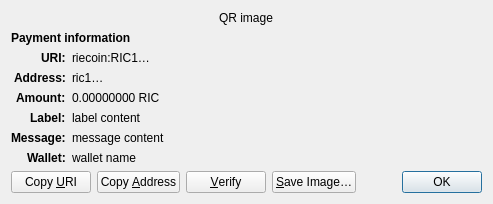
<?xml version="1.0" encoding="UTF-8"?>
<ui version="4.0">
 <class>ReceiveRequestDialog</class>
 <widget class="QDialog" name="ReceiveRequestDialog">
  <property name="geometry">
   <rect>
    <x>0</x>
    <y>0</y>
    <width>413</width>
    <height>229</height>
   </rect>
  </property>
  <property name="windowTitle">
   <string>Request payment to …</string>
  </property>
  <layout class="QGridLayout" name="gridLayout" columnstretch="0,1">
   <property name="sizeConstraint">
    <enum>QLayout::SetFixedSize</enum>
   </property>
   <item row="0" column="0" colspan="2" alignment="Qt::AlignHCenter">
    <widget class="QRImageWidget" name="qr_code">
     <property name="text">
      <string notr="true">QR image</string>
     </property>
     <property name="textInteractionFlags">
      <set>Qt::NoTextInteraction</set>
     </property>
    </widget>
   </item>
   <item row="1" column="0" colspan="2">
    <widget class="QLabel" name="payment_header">
     <property name="font">
      <font>
       <weight>75</weight>
       <bold>true</bold>
      </font>
     </property>
     <property name="text">
      <string>Payment information</string>
     </property>
     <property name="textInteractionFlags">
      <set>Qt::NoTextInteraction</set>
     </property>
    </widget>
   </item>
   <item row="2" column="0" alignment="Qt::AlignRight|Qt::AlignTop">
    <widget class="QLabel" name="uri_tag">
     <property name="font">
      <font>
       <weight>75</weight>
       <bold>true</bold>
      </font>
     </property>
     <property name="text">
      <string notr="true">URI:</string>
     </property>
     <property name="textFormat">
      <enum>Qt::PlainText</enum>
     </property>
     <property name="textInteractionFlags">
      <set>Qt::NoTextInteraction</set>
     </property>
    </widget>
   </item>
   <item row="2" column="1" alignment="Qt::AlignTop">
    <widget class="QLabel" name="uri_content">
     <property name="text">
      <string notr="true">riecoin:RIC1…</string>
     </property>
     <property name="textFormat">
      <enum>Qt::RichText</enum>
     </property>
     <property name="wordWrap">
      <bool>true</bool>
     </property>
     <property name="textInteractionFlags">
      <set>Qt::TextSelectableByMouse</set>
     </property>
    </widget>
   </item>
   <item row="3" column="0" alignment="Qt::AlignRight|Qt::AlignTop">
    <widget class="QLabel" name="address_tag">
     <property name="font">
      <font>
       <weight>75</weight>
       <bold>true</bold>
      </font>
     </property>
     <property name="text">
      <string>Address:</string>
     </property>
     <property name="textInteractionFlags">
      <set>Qt::NoTextInteraction</set>
     </property>
    </widget>
   </item>
   <item row="3" column="1" alignment="Qt::AlignTop">
    <widget class="QLabel" name="address_content">
     <property name="text">
      <string notr="true">ric1…</string>
     </property>
     <property name="textFormat">
      <enum>Qt::PlainText</enum>
     </property>
     <property name="textInteractionFlags">
      <set>Qt::TextSelectableByMouse</set>
     </property>
    </widget>
   </item>
   <item row="4" column="0" alignment="Qt::AlignRight|Qt::AlignTop">
    <widget class="QLabel" name="amount_tag">
     <property name="font">
      <font>
       <weight>75</weight>
       <bold>true</bold>
      </font>
     </property>
     <property name="text">
      <string>Amount:</string>
     </property>
     <property name="textInteractionFlags">
      <set>Qt::NoTextInteraction</set>
     </property>
    </widget>
   </item>
   <item row="4" column="1" alignment="Qt::AlignTop">
    <widget class="QLabel" name="amount_content">
     <property name="text">
      <string notr="true">0.00000000 RIC</string>
     </property>
     <property name="textFormat">
      <enum>Qt::PlainText</enum>
     </property>
     <property name="textInteractionFlags">
      <set>Qt::TextSelectableByMouse</set>
     </property>
    </widget>
   </item>
   <item row="5" column="0" alignment="Qt::AlignRight|Qt::AlignTop">
    <widget class="QLabel" name="label_tag">
     <property name="font">
      <font>
       <weight>75</weight>
       <bold>true</bold>
      </font>
     </property>
     <property name="text">
      <string>Label:</string>
     </property>
     <property name="textInteractionFlags">
      <set>Qt::NoTextInteraction</set>
     </property>
    </widget>
   </item>
   <item row="5" column="1" alignment="Qt::AlignTop">
    <widget class="QLabel" name="label_content">
     <property name="text">
      <string notr="true">label content</string>
     </property>
     <property name="textFormat">
      <enum>Qt::PlainText</enum>
     </property>
     <property name="wordWrap">
      <bool>true</bool>
     </property>
     <property name="textInteractionFlags">
      <set>Qt::TextSelectableByMouse</set>
     </property>
    </widget>
   </item>
   <item row="6" column="0" alignment="Qt::AlignRight|Qt::AlignTop">
    <widget class="QLabel" name="message_tag">
     <property name="font">
      <font>
       <weight>75</weight>
       <bold>true</bold>
      </font>
     </property>
     <property name="text">
      <string>Message:</string>
     </property>
     <property name="textInteractionFlags">
      <set>Qt::NoTextInteraction</set>
     </property>
    </widget>
   </item>
   <item row="6" column="1" alignment="Qt::AlignTop">
    <widget class="QLabel" name="message_content">
     <property name="text">
      <string notr="true">message content</string>
     </property>
     <property name="textFormat">
      <enum>Qt::PlainText</enum>
     </property>
     <property name="wordWrap">
      <bool>true</bool>
     </property>
     <property name="textInteractionFlags">
      <set>Qt::TextSelectableByMouse</set>
     </property>
    </widget>
   </item>
   <item row="7" column="0" alignment="Qt::AlignRight|Qt::AlignTop">
    <widget class="QLabel" name="wallet_tag">
     <property name="font">
      <font>
       <weight>75</weight>
       <bold>true</bold>
      </font>
     </property>
     <property name="text">
      <string>Wallet:</string>
     </property>
     <property name="textInteractionFlags">
      <set>Qt::NoTextInteraction</set>
     </property>
    </widget>
   </item>
   <item row="7" column="1" alignment="Qt::AlignTop">
    <widget class="QLabel" name="wallet_content">
     <property name="text">
      <string notr="true">wallet name</string>
     </property>
     <property name="textFormat">
      <enum>Qt::PlainText</enum>
     </property>
     <property name="wordWrap">
      <bool>true</bool>
     </property>
     <property name="textInteractionFlags">
      <set>Qt::TextSelectableByMouse</set>
     </property>
    </widget>
   </item>
   <item row="8" column="0" colspan="2">
    <layout class="QHBoxLayout" name="horizontalLayout">
     <item>
      <widget class="QPushButton" name="btnCopyURI">
       <property name="text">
        <string>Copy &amp;URI</string>
       </property>
       <property name="autoDefault">
        <bool>false</bool>
       </property>
      </widget>
     </item>
     <item>
      <widget class="QPushButton" name="btnCopyAddress">
       <property name="text">
        <string>Copy &amp;Address</string>
       </property>
       <property name="autoDefault">
        <bool>false</bool>
       </property>
      </widget>
     </item>
     <item>
      <widget class="QPushButton" name="btnVerify">
       <property name="text">
        <string>&amp;Verify</string>
       </property>
       <property name="toolTip">
        <string>Verify this address on e.g. a hardware wallet screen</string>
       </property>
       <property name="autoDefault">
        <bool>false</bool>
       </property>
      </widget>
     </item>
     <item>
      <widget class="QPushButton" name="btnSaveAs">
       <property name="text">
        <string>&amp;Save Image…</string>
       </property>
       <property name="autoDefault">
        <bool>false</bool>
       </property>
      </widget>
     </item>
     <item>
      <spacer name="horizontalSpacer_2">
       <property name="orientation">
        <enum>Qt::Horizontal</enum>
       </property>
       <property name="sizeHint" stdset="0">
        <size>
         <width>40</width>
         <height>20</height>
        </size>
       </property>
      </spacer>
     </item>
     <item>
      <widget class="QDialogButtonBox" name="buttonBox">
       <property name="focusPolicy">
        <enum>Qt::StrongFocus</enum>
       </property>
       <property name="standardButtons">
        <set>QDialogButtonBox::Ok</set>
       </property>
      </widget>
     </item>
    </layout>
   </item>
  </layout>
 </widget>
 <customwidgets>
  <customwidget>
   <class>QRImageWidget</class>
   <extends>QLabel</extends>
   <header>qt/qrimagewidget.h</header>
  </customwidget>
 </customwidgets>
 <tabstops>
  <tabstop>buttonBox</tabstop>
  <tabstop>btnCopyURI</tabstop>
  <tabstop>btnCopyAddress</tabstop>
  <tabstop>btnSaveAs</tabstop>
 </tabstops>
 <resources/>
 <connections>
  <connection>
   <sender>buttonBox</sender>
   <signal>accepted()</signal>
   <receiver>ReceiveRequestDialog</receiver>
   <slot>accept()</slot>
   <hints>
    <hint type="sourcelabel">
     <x>135</x>
     <y>230</y>
    </hint>
    <hint type="destinationlabel">
     <x>135</x>
     <y>126</y>
    </hint>
   </hints>
  </connection>
 </connections>
</ui>
